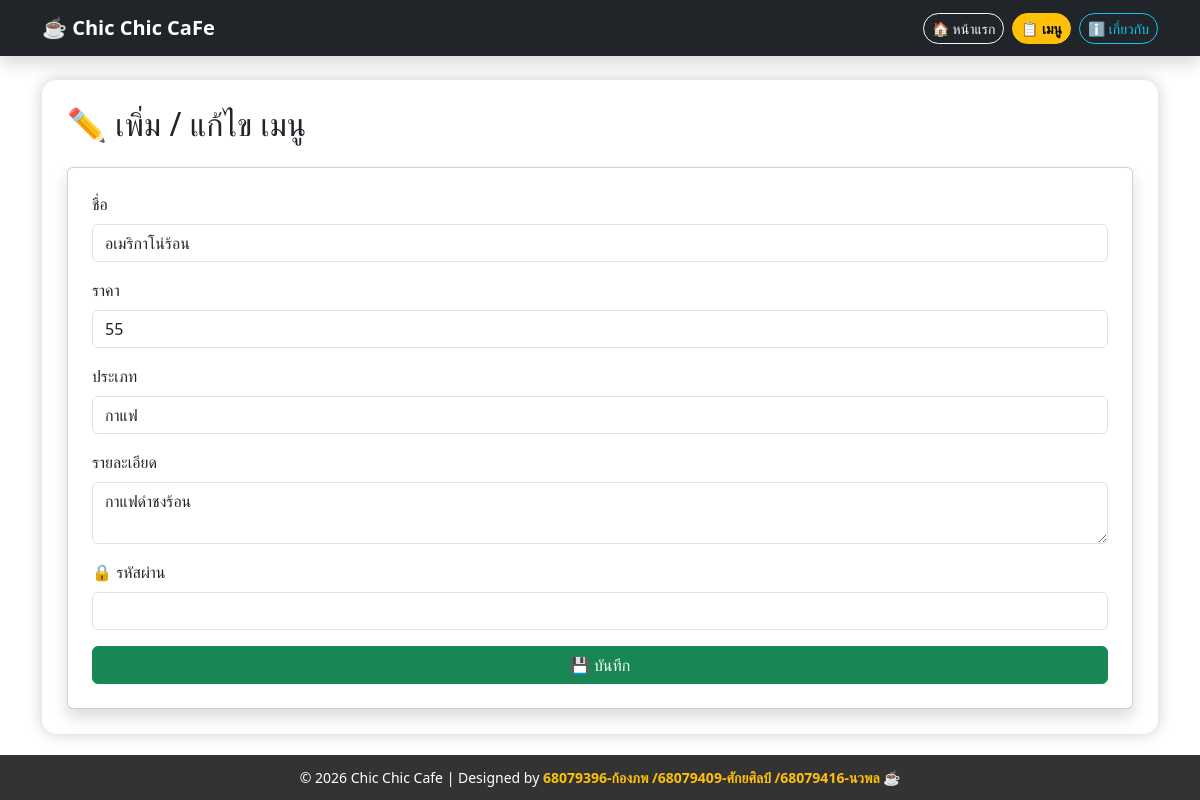
Page /edit/2/ on the committed database.
### myapp/models.py (models this page shows, shortened)
class Menu(models.Model):
    name = models.CharField(max_length=100)
    price = models.IntegerField()
    category = models.CharField(max_length=50)
    description = models.TextField(blank=True)

### myapp/views.py (the view, shortened to what this page needs)
# urls.py: path('edit/<int:id>/', views.edit_menu),
def edit_menu(request, id):
    menu = get_object_or_404(Menu, id=id)
    return render(request, 'form.html', {'menu': menu})

### myapp/templates/form.html (shortened to what this page needs)
{% extends "base.html" %}
{% block content %}
<h2 class="mb-4">✏️ เพิ่ม / แก้ไข เมนู</h2>
<form method="POST" class="card p-4 shadow">
<div class="mb-3">
    <label class="form-label">ชื่อ</label>
    <input type="text" name="name" class="form-control" value="{{ menu.name }}">
</div>
<div class="mb-3">
    <label class="form-label">ราคา</label>
    <input type="number" name="price" class="form-control" value="{{ menu.price }}">
</div>
<div class="mb-3">
    <label class="form-label">ประเภท</label>
    <input type="text" name="category" class="form-control" value="{{ menu.category }}">
</div>
<div class="mb-3">
    <label class="form-label">รายละเอียด</label>
    <textarea name="description" class="form-control">{{ menu.description }}</textarea>
</div>
<div class="mb-3">
    <label class="form-label">🔒 รหัสผ่าน</label>
    <input type="password" name="password" class="form-control" required>
</div>
<button class="btn btn-success w-100">💾 บันทึก</button>
</form>
{% endblock %}

### myapp/templates/base.html (style rules this page uses)
html, body { height: 100%; }
body { background-image: url('https://thumbs.dreamstime.com/b/aesthetic-coffee-cup-latte-art-textured-background-surrounded-beans-fabric-perfect-cafe-themes-330498059.jpg'); background-size: cover; background-position: center; background-attachment: fixed; display: flex; flex-direction: column; }

### rows in the picture
Menu: name "อเมริกาโน่ร้อน", price "55", category "กาแฟ", description "กาแฟดำชงร้อน"
